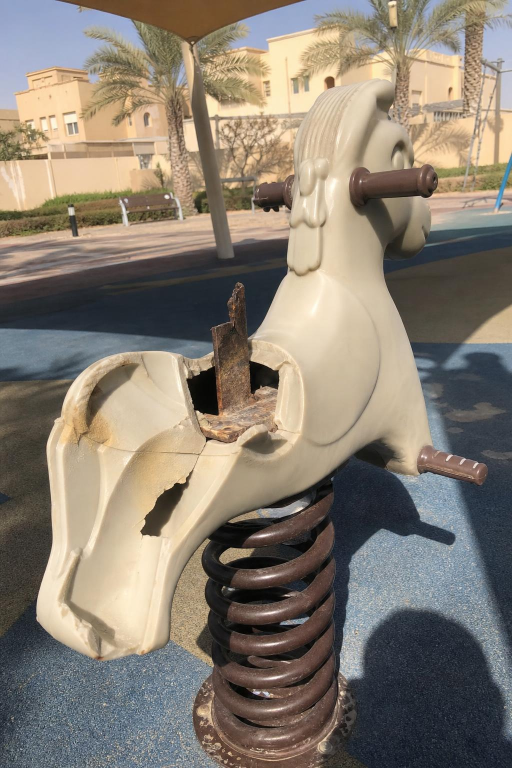
#> input picture tools/eval/dataset/generated/syn_playground_springrider.jpg, 1024 x 1536 px, found by its file name (shown at 1/2 size)
$ python -i run_eval.py   (imports and definitions only)
#> lines starting #> are read from the running program, lines starting #| are printed output that depends on the picture
"""HoTH eval harness: runs the app's exact prompts (ios/HoTH/Resources/prompts.json) against the labelled dataset.

Usage (key read inline from the macOS Keychain; never printed or written):
    META_API_KEY=$(...keychain retrieve meta default) uv run --project tools/eval tools/eval/run_eval.py --subset smoke

--subset smoke : 3 vision cases + 1 bad-fix pair (cheap sanity check, the default)
--subset full  : all 48 images, 5 fix pairs, 6 same-issue pairs

Raw API responses are cached in tools/eval/cache/ (gitignored), so reruns cost nothing. Outputs contain no key
and no image bytes.
"""
from __future__ import annotations

import argparse
import asyncio
import base64
import hashlib
import io
import json
import os
import sys
import time
from dataclasses import dataclass
from datetime import datetime, timedelta, timezone
from pathlib import Path
from typing import Any

import httpx
from PIL import Image

import metrics as m
from priority import PriorityInput, decide

ROOT = Path(__file__).resolve().parent
REPO = ROOT.parent.parent
PROMPTS_PATH = REPO / "ios" / "HoTH" / "Resources" / "prompts.json"
DATASET = ROOT / "dataset"
CACHE = ROOT / "cache"
API_URL = "https://api.meta.ai/v1/responses"
APP_TIMEOUT_S = 60.0  # MetaModelClient default timeout in the iOS app
REASONING_EFFORT = "low"  # MetaModelClient default reasoning effort ("none" is rejected by Muse Spark)
MAX_EDGE = 1024  # CaptureService.maxPixelEdge
JPEG_QUALITY = 82  # CaptureService compressionQuality 0.82
CONCURRENCY = 6
RETRIES = 3

SMOKE_VISION = (
    "generated/syn_playground_springrider.jpg",
    "real/real_pothole_pavement_1.jpg",
    "real/real_electrical_hazard_1.jpg",
)
SMOKE_PAIRS = ("pair2",)

# (new, existing, expected_same). "variant:" = Pillow re-crop/rotate of the same photo.
SAME_ISSUE_PAIRS = (
    ("variant:generated/syn_pair2_before.jpg", "generated/syn_pair2_before.jpg", True),
    ("variant:real/real_open_manhole_4.jpg", "real/real_open_manhole_4.jpg", True),
    ("variant:real/real_playground_equipment_2.jpg", "real/real_playground_equipment_2.jpg", True),
    ("real/real_pothole_pavement_2.jpg", "real/real_pothole_pavement_1.jpg", False),
    ("real/real_open_manhole_1.jpg", "real/real_open_manhole_4.jpg", False),
    ("real/real_waste_overflow_dumping_2.jpg", "generated/syn_pair1_before.jpg", False),
)


@dataclass(frozen=True)
class CallResult:
    output: dict[str, Any]
    latency_ms: float
    usage: dict[str, Any]
    cached: bool


# [4 lines left out: function fill, not called in this run]


def prepare_jpeg(img: Image.Image) -> bytes:
    """Same preprocessing as the app: <=1024 px long edge, JPEG q0.82."""
    img = img.convert("RGB")
    img.thumbnail((MAX_EDGE, MAX_EDGE), Image.LANCZOS)
    buf = io.BytesIO()
    img.save(buf, "JPEG", quality=JPEG_QUALITY)
    return buf.getvalue()


# [5 lines left out: function load_image, not called in this run]


def make_variant(ref: str) -> bytes:
    """Deterministic 'different angle' copy: crop 8% margins, rotate 6 degrees, slight brightness shift."""
    out = CACHE / "variants" / (Path(ref).stem + "_variant.jpg")
    if out.exists():
        return out.read_bytes()
    with Image.open(DATASET / ref) as src:
#> src is the input picture: PIL image 1024x1536 RGB; mean R, G, B 135.8, 126.3, 113.7
        img = src.convert("RGB")
    w, h = img.size
#> w = 1024; h = 1536
    img = img.crop((int(w * 0.08), int(h * 0.05), int(w * 0.95), int(h * 0.92))).rotate(6, expand=False)
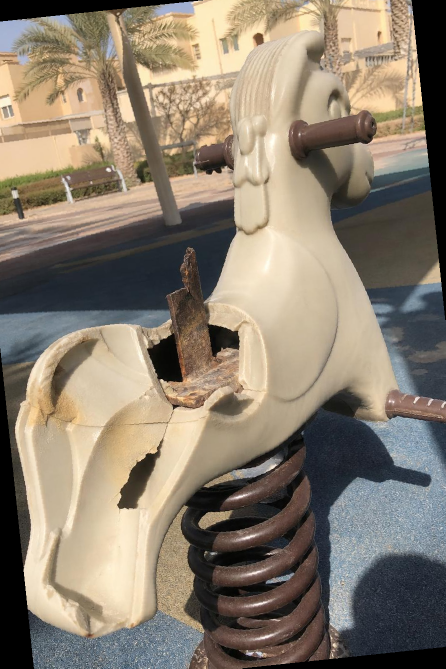
#> img: PIL image 891x1337 RGB (shown at 1/2 size); mean R, G, B 137.7, 126.2, 110.6
    img = img.point(lambda v: min(255, int(v * 1.06)))
    data = prepare_jpeg(img)
#> in prepare_jpeg, `img.thumbnail((MAX_EDGE, MAX_EDGE), Image.LANCZOS)`:
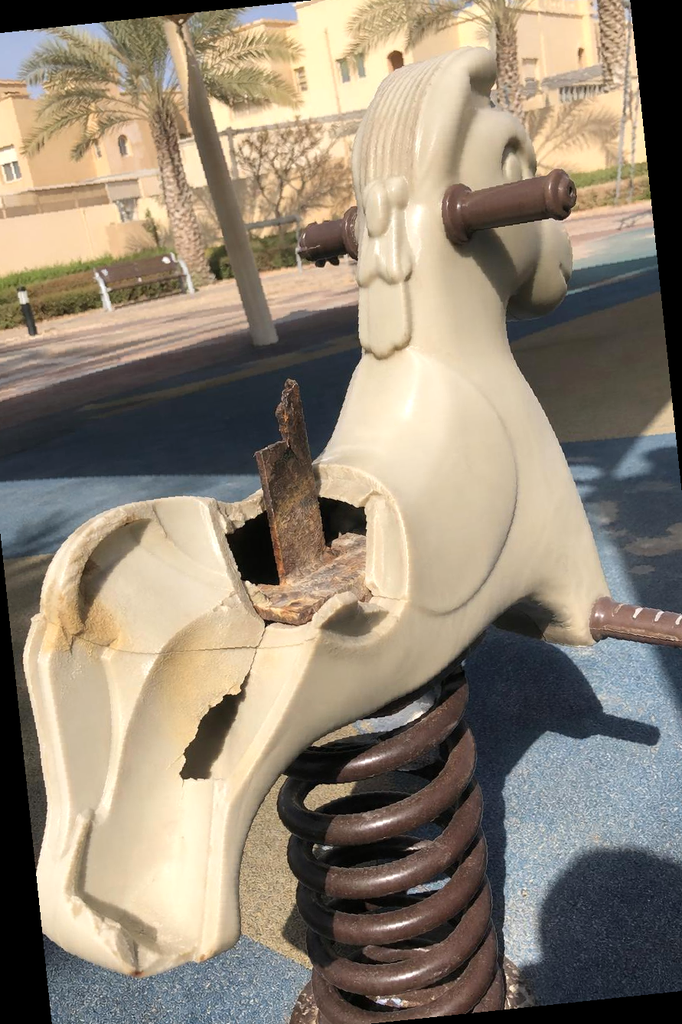
#> img: PIL image 682x1024 RGB; mean R, G, B 145, 133.3, 116.8
    out.parent.mkdir(parents=True, exist_ok=True)
    out.write_bytes(data)
    return data


# [30 lines left out: functions build_body, extract_output, not called in this run]


class Caller:
    # [4 lines left out: function __init__, not called in this run]

    async def call(self, task: str, model: str, system: str, user: str, images: list[bytes],
                   schema: dict[str, Any]) -> CallResult:
        digest = hashlib.sha256()
        for part in (API_URL, task, model, system, user, REASONING_EFFORT, json.dumps(schema, sort_keys=True)):
            digest.update(part.encode())
        for data in images:
            digest.update(hashlib.sha256(data).digest())
        path = CACHE / f"{task}_{digest.hexdigest()[:24]}.json"
        if path.exists():
            entry = json.loads(path.read_text())
            return CallResult(extract_output(entry["raw"]), entry["latency_ms"], entry["usage"], True)

        body = build_body(model, system, user, images, schema)
        last_error = "unknown"
        async with self.sem:
            for attempt in range(RETRIES):
                start = time.perf_counter()
                try:
                    resp = await self.client.post(API_URL, json=body,
                                                  headers={"Authorization": f"Bearer {self.key}"})
                except httpx.HTTPError as exc:
                    last_error = type(exc).__name__
                    await asyncio.sleep(2 ** attempt)
                    continue
                latency = (time.perf_counter() - start) * 1000
                if resp.status_code in (429, 500, 502, 503, 504):
                    last_error = f"HTTP {resp.status_code}"
                    await asyncio.sleep(2 ** (attempt + 1))
                    continue
                if resp.status_code != 200:
                    # Scrub the key in case the body echoes it; truncate to keep logs short.
                    raise RuntimeError(f"{task}: HTTP {resp.status_code}: {resp.text.replace(self.key, '***')[:400]}")
                raw = resp.json()
                output = extract_output(raw)  # raises before caching on a bad response
                usage = raw.get("usage") or {}
                path.write_text(json.dumps({"raw": raw, "latency_ms": latency, "usage": usage}))
                return CallResult(output, latency, usage, False)
        raise RuntimeError(f"{task}: failed after {RETRIES} attempts ({last_error})")


# [78 lines not run here, left out]


# [32 lines left out: function compute_metrics, not called in this run]


def pct(rate: m.Rate) -> str:
    return rate.fmt()


# [98 lines left out: functions render_md, failures, main, not called in this run]


# [2 lines not run here, left out]

>>> result = make_variant('dataset/generated/syn_playground_springrider.jpg')

$ run again, on tools/eval/dataset/generated/syn_fake_screen_pothole.jpg
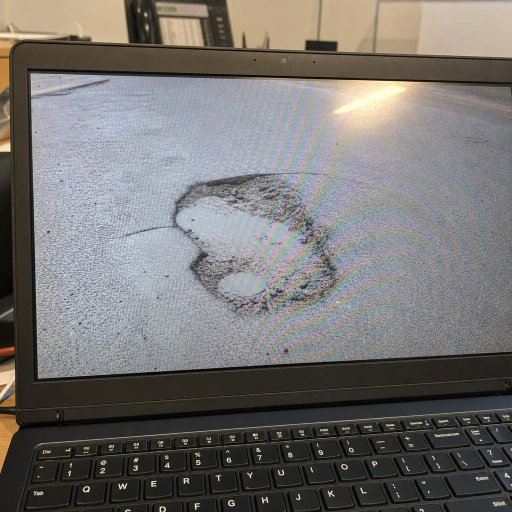
#> input picture tools/eval/dataset/generated/syn_fake_screen_pothole.jpg, 1024 x 1024 px, found by its file name (shown at 1/2 size)
#> in make_variant, src is the input picture: PIL image 1024x1024 RGB; mean R, G, B 117.4, 115.1, 113.2
#> in make_variant, `img = img.crop((int(w * 0.08), int(h * 0.05), int(w * 0.95), int(h * 0..`:
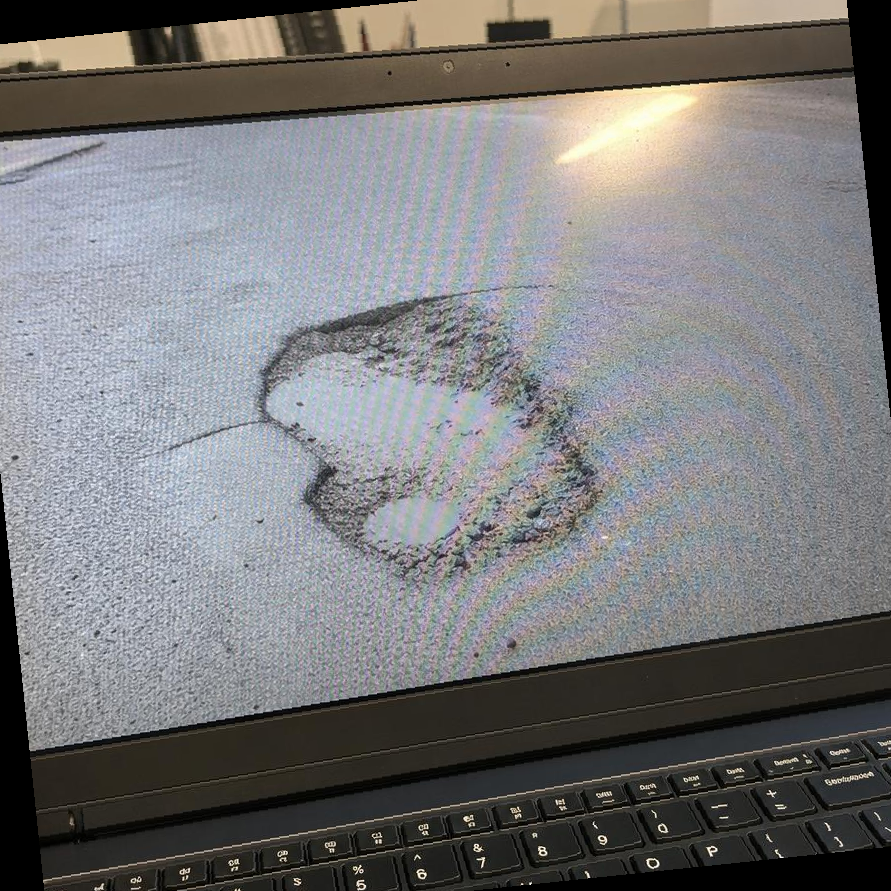
#> img: PIL image 891x891 RGB; mean R, G, B 120.3, 119.9, 121

$ run again, on tools/eval/dataset/generated/syn_fake_unrelated.jpg
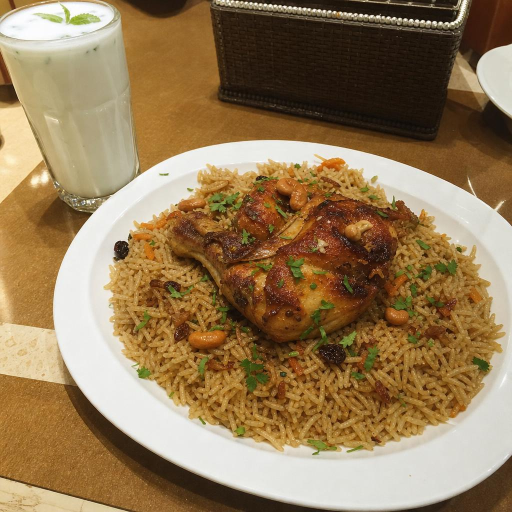
#> input picture tools/eval/dataset/generated/syn_fake_unrelated.jpg, 1024 x 1024 px, found by its file name (shown at 1/2 size)
#> in make_variant, src is the input picture: PIL image 1024x1024 RGB; mean R, G, B 149.4, 122.9, 86.8
#> in make_variant, `img = img.crop((int(w * 0.08), int(h * 0.05), int(w * 0.95), int(h * 0..`:
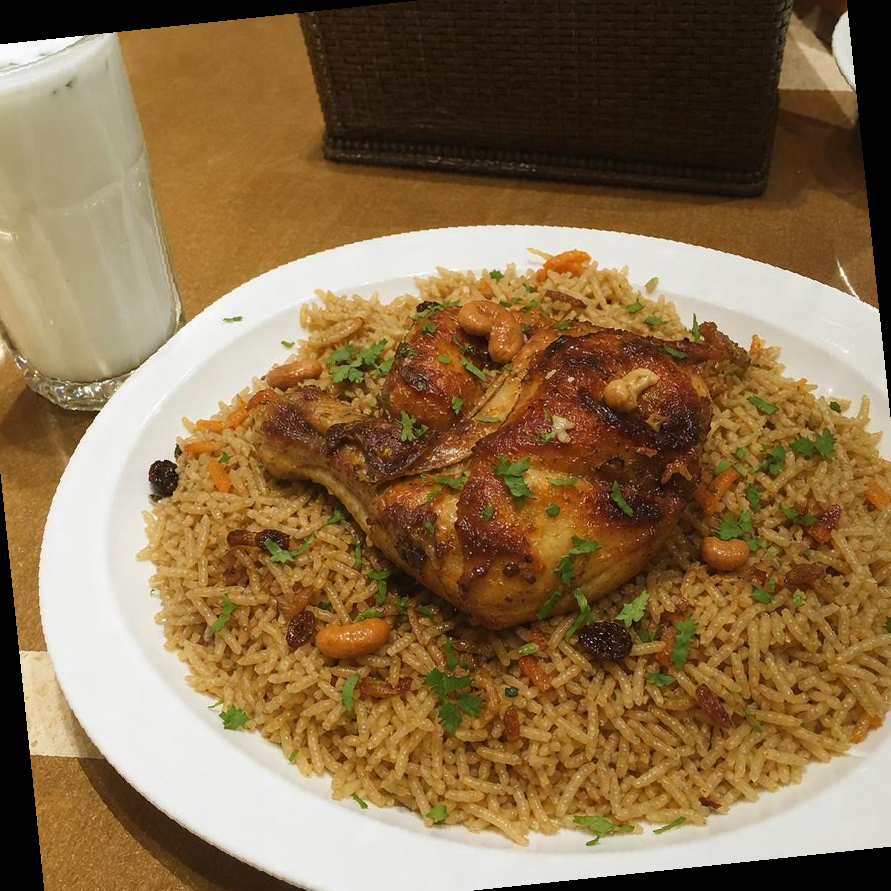
#> img: PIL image 891x891 RGB; mean R, G, B 138.4, 111.3, 75.5
